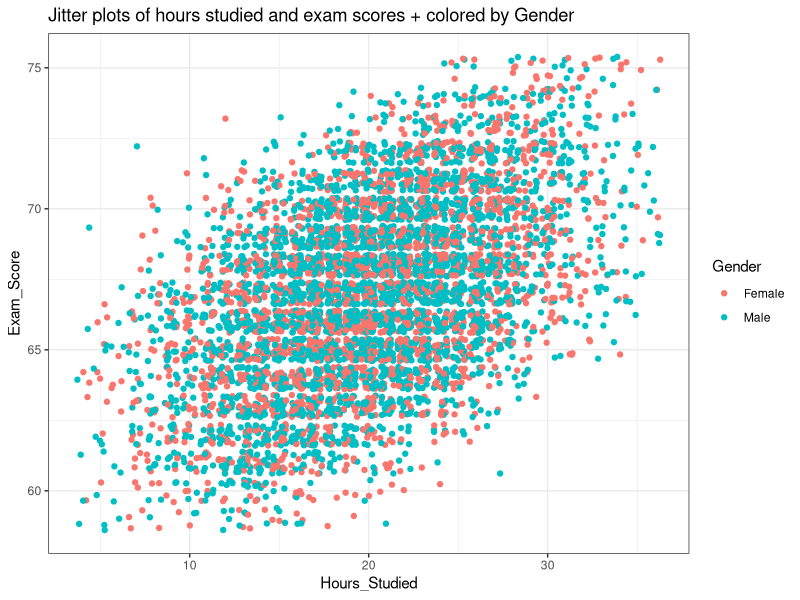
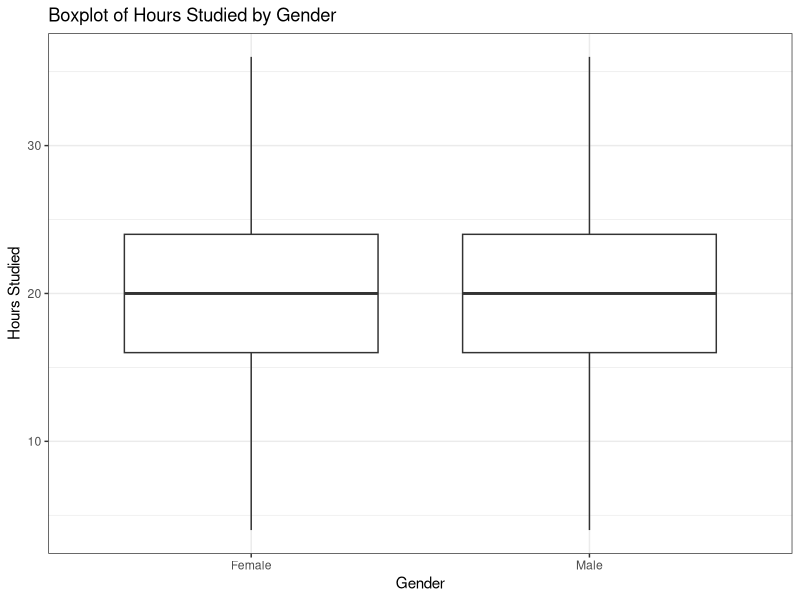
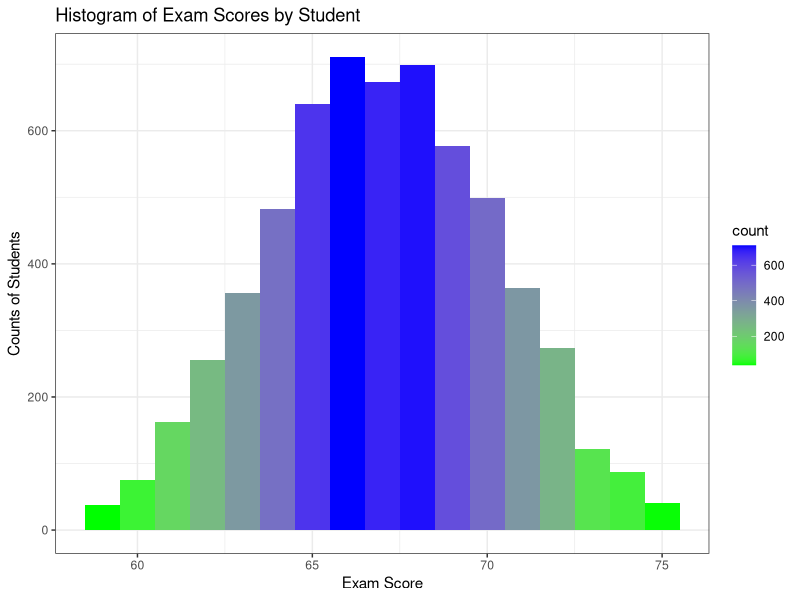
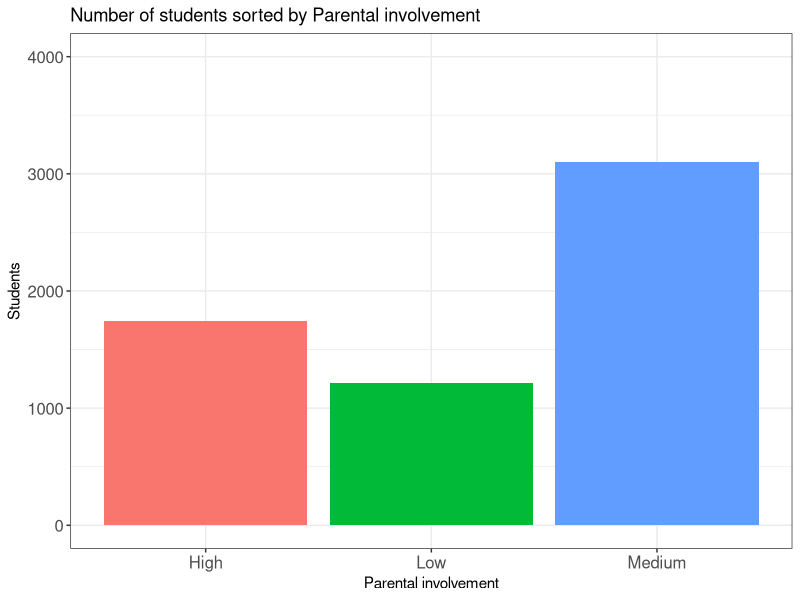

These figures' R source, in order:
## ---- chunk 1
library(knitr)
library(markdown)
library(rmarkdown)
library(tidyverse)
library(lubridate)
library(readxl)
theme_set(theme_bw())
## ---- chunk 2
data <- read_csv("data.csv")

# Remove outliers based on the IQR method for numeric columns
remove_outliers <- function(df, cols) {
  for (col in cols) {
    Q1 <- quantile(df[[col]], 0.25)
    Q3 <- quantile(df[[col]], 0.75)
    IQR <- Q3 - Q1
    df <- df %>% filter(df[[col]] >= (Q1 - 1.5 * IQR) & df[[col]] <= (Q3 + 1.5 * IQR))
  }
  return(df)
}

numeric_cols <- sapply(data, is.numeric)
data <- remove_outliers(data, names(data)[numeric_cols])
## ---- chunk 3
#Jitter plot for hours studied and exam score
ggplot(data, aes(x = Hours_Studied, y = Exam_Score, color = Gender)) + geom_jitter() + scale_fill_manual(values = c("blue", "pink")) + labs(title = "Jitter plots of hours studied and exam scores + colored by Gender")
## ---- chunk 4
# data$Hours_Studied

ggplot(data, aes(x = data$Gender, y = data$Hours_Studied)) + geom_boxplot() +   labs(title = "Boxplot of Hours Studied by Gender", x = "Gender", y = "Hours Studied")
## ---- chunk 5

ggplot(data, aes(x = Exam_Score)) + geom_histogram(binwidth = 1, aes(fill = ..count..)) + scale_fill_gradient(low = "green", high = "blue") + labs(title = "Histogram of Exam Scores by Student", x = "Exam Score" , y = "Counts of Students")

## ---- chunk 6
ggplot(data, aes(x=Parental_Involvement, fill = Parental_Involvement))+
  geom_bar() +
  labs(title="Number of students sorted by Parental involvement", x="Parental involvement", y="Students")+
  ylim(0,4000) +
  theme(legend.position = "none",axis.text = element_text(size = 12))
## ---- chunk 7
print("anders er gay")
## ---- chunk 8
print("anders er gay")
